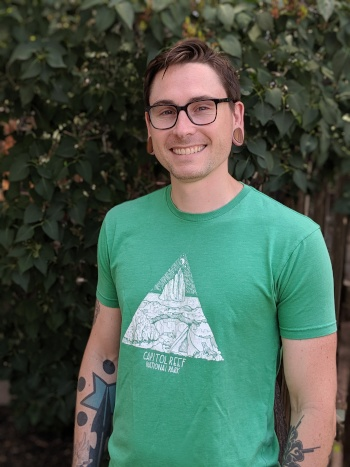
#> input picture Template matching/Jeff_Flanegan_TemplateMatching/Jeff.jpg, 350 x 467 px
$ jupyter execute Jeff_Flanegan_templateMatching.ipynb
#> lines starting #> are read from the running program, lines starting #| are printed output that depends on the picture
<h1>OpenCV Template Matching</h1>
<p>Jeff Flanegan<br/>
CSC 217</p>

<h2>Image and Template</h2>
    <p>The template image, also known as a patch, is used to compare against the image, also known as a source or source image.<br/>Here, the images are read in to cv2 as well as matplotlib (as mpimg) and are output using pyplot (as plt) from the myplotlib.</p>

[cell 1]
import cv2
import numpy as np
from matplotlib import pyplot as plt
import matplotlib.image as mpimg

img = cv2.imread('Jeff.jpg',0)
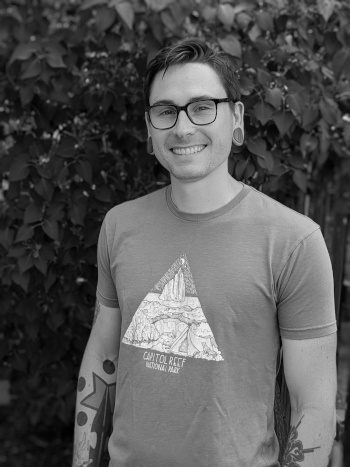
#> img: shape (467, 350); min 0, max 245, mean 86
img1 = mpimg.imread('Jeff.jpg',0)
img2 = img.copy()
template = cv2.imread('Jeff-template.jpg',0)
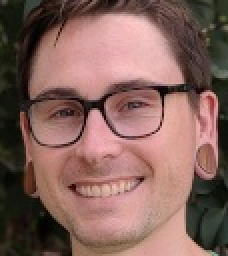
#> input picture Template matching/Jeff_Flanegan_TemplateMatching/Jeff-template.jpg, 114 x 128 px (shown 2 times larger)
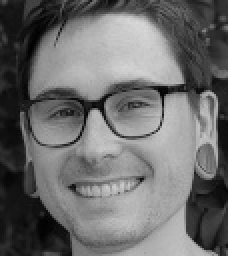
#> template: shape (128, 114) (shown 2 times larger); min 1, max 217, mean 108.3
template1 = mpimg.imread('Jeff-template.jpg',0)
w, h = template.shape[::-1]
#> w = 114; h = 128

plt.imshow(img1)
plt.show()
plt.imshow(template1)
plt.show()

<h2>Mapping and Method</h2>
<p>The content of the template image is important as this is the box that is used to match against the source  image and the width and height of the template are used as the "region" to be searched for in the source image. The more detailed and precise the template, the more specific the search will be.<br/>
In this example, we use 6 diffrerent methods to compare the images.<br/><br/>
The template match in these 6 methods either use the largest Correlation Coefficient or the minimum squared difference:<br/>
# All the 6 methods for comparison in a list<br/>
methods = ['cv2.TM_CCOEFF', 'cv2.TM_CCOEFF_NORMED', 'cv2.TM_CCORR',
            'cv2.TM_CCORR_NORMED', 'cv2.TM_SQDIFF', 'cv2.TM_SQDIFF_NORMED']
</p>

<h2>Implementation</h2>
<p>The cv2 read-in souce image and template are stored in "res" using the matchTemplate method. res is then used to find the min and max locations for matching using the minMaxLoc method. The rectangle method for cv2 finally creates the region used for matching the template to the source using the gathered data as its parameters. This also allows for a box to show on the source image output where the match, if any, was found.</p>

<h2>Return</h2>
    <p>The imgaes are converted to grayscale and the template is matched against every part of the source image. With CCORR(correlation) CCOEFF (correlation coefficient) the beightest parts of the result are to be the best match, and with the SQDIFF(squared difference) the darkest parts of the result are to be the best match. However, the match does not always prove to be correct, as the matching is a representation of the matched pixel count and not the actual contours of the image. In this example TM_CORR does not quite get it right as it matches my face to the logo on my shirt.</p>

[cell 2]
import cv2
import numpy as np
from matplotlib import pyplot as plt
import matplotlib.image as mpimg

#read in images
img = cv2.imread('Jeff.jpg',0)
img1 = mpimg.imread('Jeff.jpg',0)
img2 = img.copy()
template = cv2.imread('Jeff-template.jpg',0)
template1 = mpimg.imread('Jeff-template.jpg',0)

#width and height of the template are stored for reference size detection
w, h = template.shape[::-1]

#use only 3 methods for comparison
methods = ['cv2.TM_CCOEFF', 'cv2.TM_CCORR', 'cv2.TM_SQDIFF']

for meth in methods:
    img = img2.copy()
    method = eval(meth)

    # Apply template Matching
    res = cv2.matchTemplate(img,template,method)
    min_val, max_val, min_loc, max_loc = cv2.minMaxLoc(res)

    # If the method is TM_SQDIFF or TM_SQDIFF_NORMED, take minimum
    if method in [cv2.TM_SQDIFF, cv2.TM_SQDIFF_NORMED]:
        top_left = min_loc
    else:
        top_left = max_loc
    bottom_right = (top_left[0] + w, top_left[1] + h)

    # Create mapping region
    cv2.rectangle(img,top_left, bottom_right, 255, 2)

    # Map and Output results
    plt.subplot(121),plt.imshow(res,cmap = 'gray')
    plt.title('Matching Result'), plt.xticks([]), plt.yticks([])
    plt.subplot(122),plt.imshow(img,cmap = 'gray')
    plt.title('Detected Point'), plt.xticks([]), plt.yticks([])
    plt.suptitle(meth)

    plt.show()
#> this loop made 3 passes
#> (min_val, max_val, min_loc, top_left, bottom_right) on passes 1 to 2: (-23793550, 55798820, (200, 66), (135, 56), (249, 184)), (47944592, 264516736, (37, 72), (117, 233), (231, 361))
#> (min_val, max_val, max_loc, top_left, bottom_right) on pass 3: (1632, 160380688, (200, 68), (135, 56), (249, 184))
#> pass 1, `res = cv2.matchTemplate(img,template,method)`:
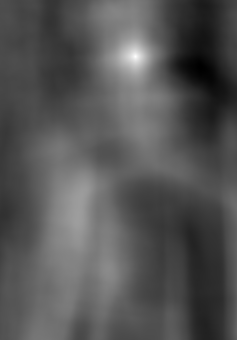
#> res: shape (340, 237) float32; min -23793550, max 55798820, mean 2819843.2; drawn with min black and max white
#> pass 1, `plt.show()`:
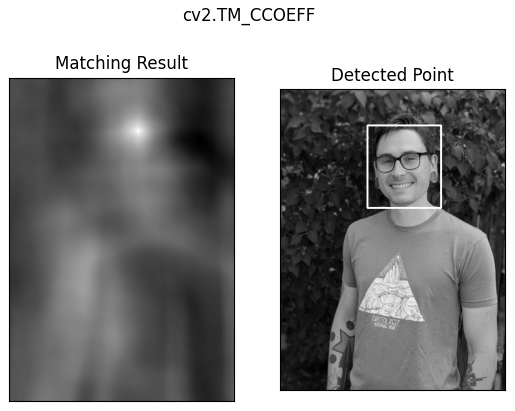
#> figure drawn by matplotlib, 2 panels
#> pass 2, `res = cv2.matchTemplate(img,template,method)`:
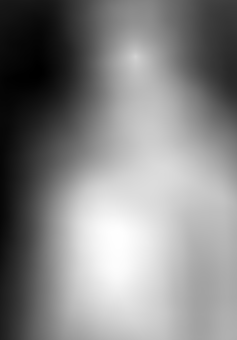
#> res: shape (340, 237) float32; min 47944592, max 264516736, mean 162286512; drawn with min black and max white
#> pass 2, `plt.show()`:
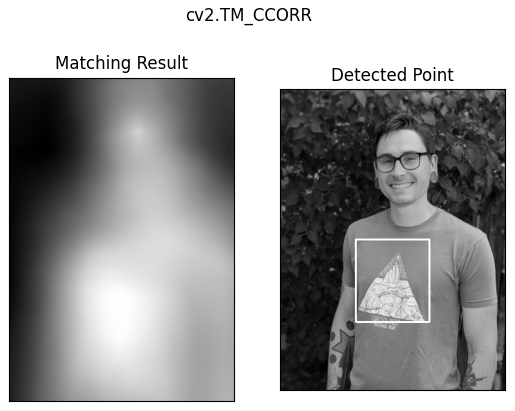
#> figure drawn by matplotlib, 2 panels
#> pass 3, `res = cv2.matchTemplate(img,template,method)`:
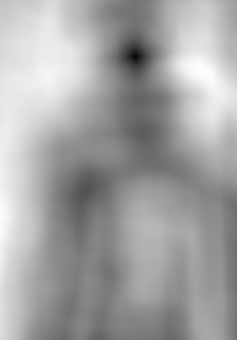
#> res: shape (340, 237) float32; min 1632, max 160380688, mean 103219384; drawn with min black and max white

<h2>All Together Now!</h2>

[cell 3]
import cv2
import numpy as np
from matplotlib import pyplot as plt
import matplotlib.image as mpimg

#read in images
img = cv2.imread('Jeff.jpg',0)
img1 = mpimg.imread('Jeff.jpg',0)
img2 = img.copy()
template = cv2.imread('Jeff-template.jpg',0)
template1 = mpimg.imread('Jeff-template.jpg',0)

#width and height of the template are stored for reference size detection
w, h = template.shape[::-1]

#output original images
plt.imshow(img1)
plt.show()
plt.imshow(template1)
plt.show()

print(template.shape)
#| (128, 114)
print('w: ', w, 'h: ', h)
#| w:  114 h:  128

# All the 6 methods for comparison in a list
methods = ['cv2.TM_CCOEFF', 'cv2.TM_CCOEFF_NORMED', 'cv2.TM_CCORR',
            'cv2.TM_CCORR_NORMED', 'cv2.TM_SQDIFF', 'cv2.TM_SQDIFF_NORMED']

for meth in methods:
    img = img2.copy()
    method = eval(meth)

    # Apply template Matching
    res = cv2.matchTemplate(img,template,method)
    min_val, max_val, min_loc, max_loc = cv2.minMaxLoc(res)

    # If the method is TM_SQDIFF or TM_SQDIFF_NORMED, take minimum
    if method in [cv2.TM_SQDIFF, cv2.TM_SQDIFF_NORMED]:
        top_left = min_loc
    else:
        top_left = max_loc
    bottom_right = (top_left[0] + w, top_left[1] + h)

    # Create mapping region
    cv2.rectangle(img,top_left, bottom_right, 255, 2)

    # Map and Output results
    plt.subplot(121),plt.imshow(res,cmap = 'gray')
    plt.title('Matching Result'), plt.xticks([]), plt.yticks([])
    plt.subplot(122),plt.imshow(img,cmap = 'gray')
    plt.title('Detected Point'), plt.xticks([]), plt.yticks([])
    plt.suptitle(meth)

    plt.show()
    plt.show()
#> this loop made 6 passes
#> (min_val, max_val, min_loc, top_left, bottom_right) on passes 1 to 4: (-23793550, 55798820, (200, 66), (135, 56), (249, 184)), (-0.462, 1, (201, 65), (135, 56), (249, 184)), (47944592, 264516736, (37, 72), (117, 233), (231, 361)), (0.559, 1, (0, 217), (135, 56), (249, 184))
#> (min_val, max_val, max_loc, top_left, bottom_right) on passes 5 to 6: (1632, 160380688, (200, 68), (135, 56), (249, 184)), (7.22e-06, 1, (0, 0), (135, 56), (249, 184))
#> pass 2, `res = cv2.matchTemplate(img,template,method)`:
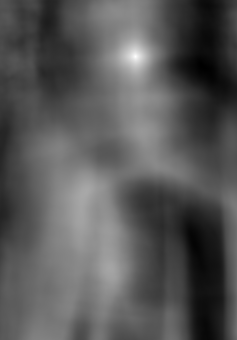
#> res: shape (340, 237) float32; min -0.462, max 1, mean 0.0428; drawn with min black and max white
#> after the loop:
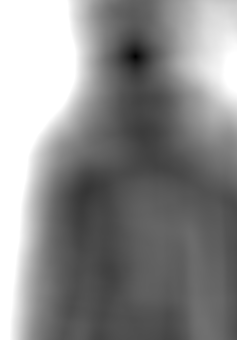
#> res: shape (340, 237) float32; min 7.22e-06, max 1, mean 0.547
